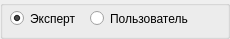
       <widget class="QGroupBox" name="groupBox_4">
        <property name="title">
         <string/>
        </property>
        <widget class="QWidget" name="widget_2" native="true">
         <property name="geometry">
          <rect>
           <x>0</x>
           <y>10</y>
           <width>221</width>
           <height>20</height>
          </rect>
         </property>
         <property name="sizePolicy">
          <sizepolicy hsizetype="Ignored" vsizetype="Ignored">
           <horstretch>0</horstretch>
           <verstretch>0</verstretch>
          </sizepolicy>
         </property>
         <property name="autoFillBackground">
          <bool>false</bool>
         </property>
         <widget class="QRadioButton" name="radioButton_expert">
          <property name="geometry">
           <rect>
            <x>10</x>
            <y>0</y>
            <width>65</width>
            <height>17</height>
           </rect>
          </property>
          <property name="sizePolicy">
           <sizepolicy hsizetype="Ignored" vsizetype="Ignored">
            <horstretch>0</horstretch>
            <verstretch>0</verstretch>
           </sizepolicy>
          </property>
          <property name="text">
           <string>Эксперт</string>
          </property>
          <property name="checked">
           <bool>true</bool>
          </property>
         </widget>
         <widget class="QRadioButton" name="radioButton_user">
          <property name="geometry">
           <rect>
            <x>90</x>
            <y>0</y>
            <width>111</width>
            <height>17</height>
           </rect>
          </property>
          <property name="text">
           <string>Пользователь</string>
          </property>
         </widget>
        </widget>
       </widget>
